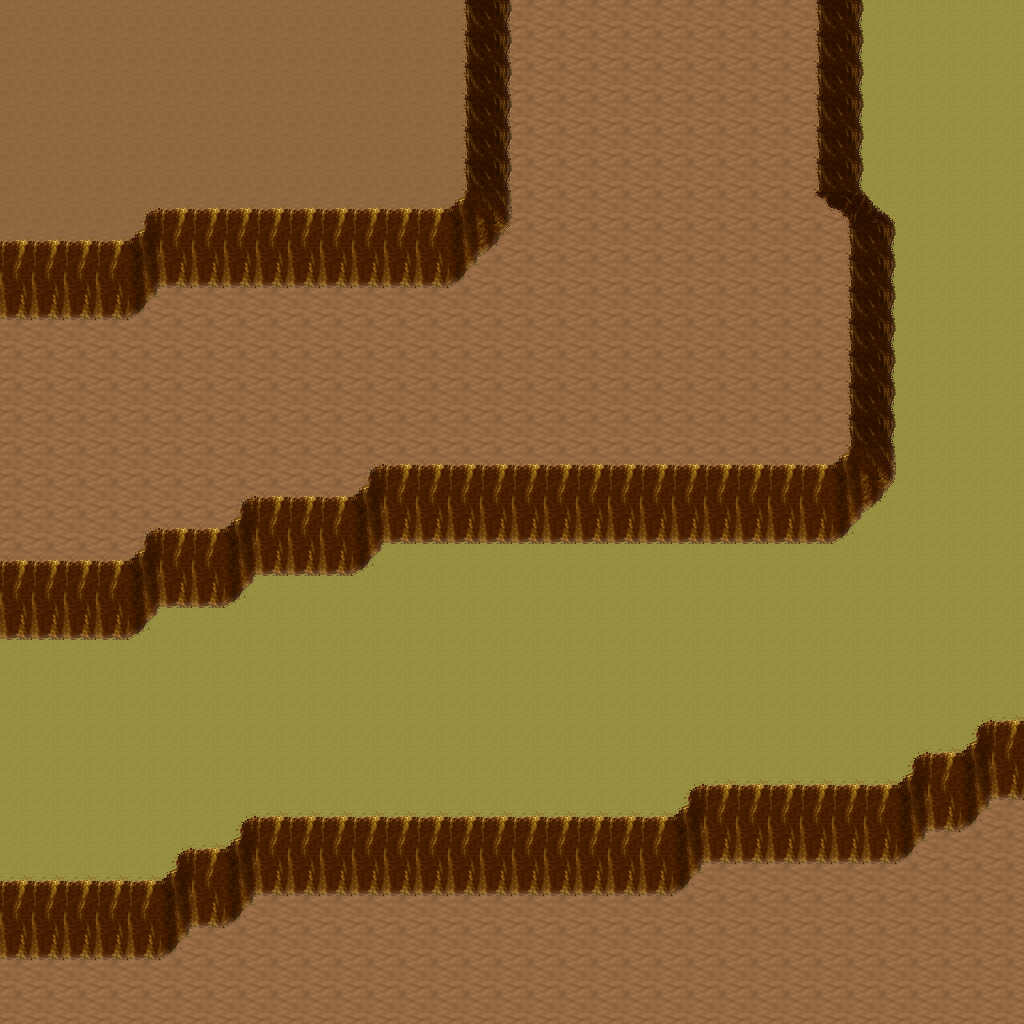

Tiled map render using the project's own tile images. Description and the map definition, with tile-layer contents summarised, below:
An orthogonal 32x32 tile map with 32x32 px tiles, 5 tile layers (Ground, Objects, Objects2, Above, ...), 1 hidden layer not drawn, 8 tilesets.

<map version="1.10" tiledversion="1.11.0" orientation="orthogonal" renderorder="right-down" width="32" height="32" tilewidth="32" tileheight="32" infinite="0" nextlayerid="11" nextobjectid="1">
 <tileset firstgid="1" name="logic_collision" tilewidth="32" tileheight="32" tilecount="1" columns="1">
  <image source="../drawable/logic_collision.png" width="32" height="32" />
 </tileset>
 <tileset firstgid="2" name="ground_ground" tilewidth="32" tileheight="32" tilecount="33" columns="3">
  <image source="../drawable/ground_ground.png" width="96" height="352" />
 </tileset>
 <tileset firstgid="35" name="ground_ridge_earth_pale" tilewidth="32" tileheight="32" tilecount="96" columns="12">
  <image source="../drawable/ground_ridge_earth_pale.png" width="384" height="256" />
 </tileset>
 <tileset firstgid="131" name="ground_ridge_earth_dark" tilewidth="32" tileheight="32" tilecount="96" columns="12">
  <image source="../drawable/ground_ridge_earth_dark.png" width="384" height="256" />
 </tileset>
 <tileset firstgid="227" name="terrain_desert" tilewidth="32" tileheight="32" tilecount="88" columns="8">
  <image source="../drawable/terrain_desert.png" width="256" height="352" />
 </tileset>
 <tileset firstgid="315" name="plant_tree_tree_darkgreen" tilewidth="32" tileheight="32" tilecount="88" columns="8">
  <image source="../drawable/plant_tree_tree_darkgreen.png" width="256" height="352" />
 </tileset>
 <tileset firstgid="403" name="ground_sand_2" tilewidth="32" tileheight="32" tilecount="15" columns="5">
  <image source="../drawable/ground_sand_2.png" width="160" height="96" />
 </tileset>
 <tileset firstgid="418" name="plant_cactus_2" tilewidth="32" tileheight="32" tilecount="10" columns="5">
  <image source="../drawable/plant_cactus_2.png" width="160" height="64" />
 </tileset>
 <layer id="1" name="Ground" width="32" height="32">
  <data>[1024 cells, 1024 non-empty, 3 distinct tile ids]</data>
 </layer>
 <layer id="2" name="Objects" width="32" height="32">
  <data>[1024 cells, 280 non-empty, 15 distinct tile ids]</data>
 </layer>
 <layer id="3" name="Objects2" width="32" height="32">
  <data>[1024 cells, 0 non-empty, 0 distinct tile ids]</data>
 </layer>
 <layer id="4" name="Above" width="32" height="32">
  <data>[1024 cells, 0 non-empty, 0 distinct tile ids]</data>
 </layer>
 <layer id="5" name="Above2" width="32" height="32">
  <data>[1024 cells, 0 non-empty, 0 distinct tile ids]</data>
 </layer>
 <layer id="6" name="Walkable" width="32" height="32" visible="0">
  <data>[1024 cells, 170 non-empty, 1 distinct tile ids]</data>
 </layer>
 <objectgroup id="7" name="Mapevents" />
 <objectgroup id="8" name="Spawn" />
 <objectgroup id="9" name="Keys" />
 <objectgroup id="10" name="Replace" />
</map>
